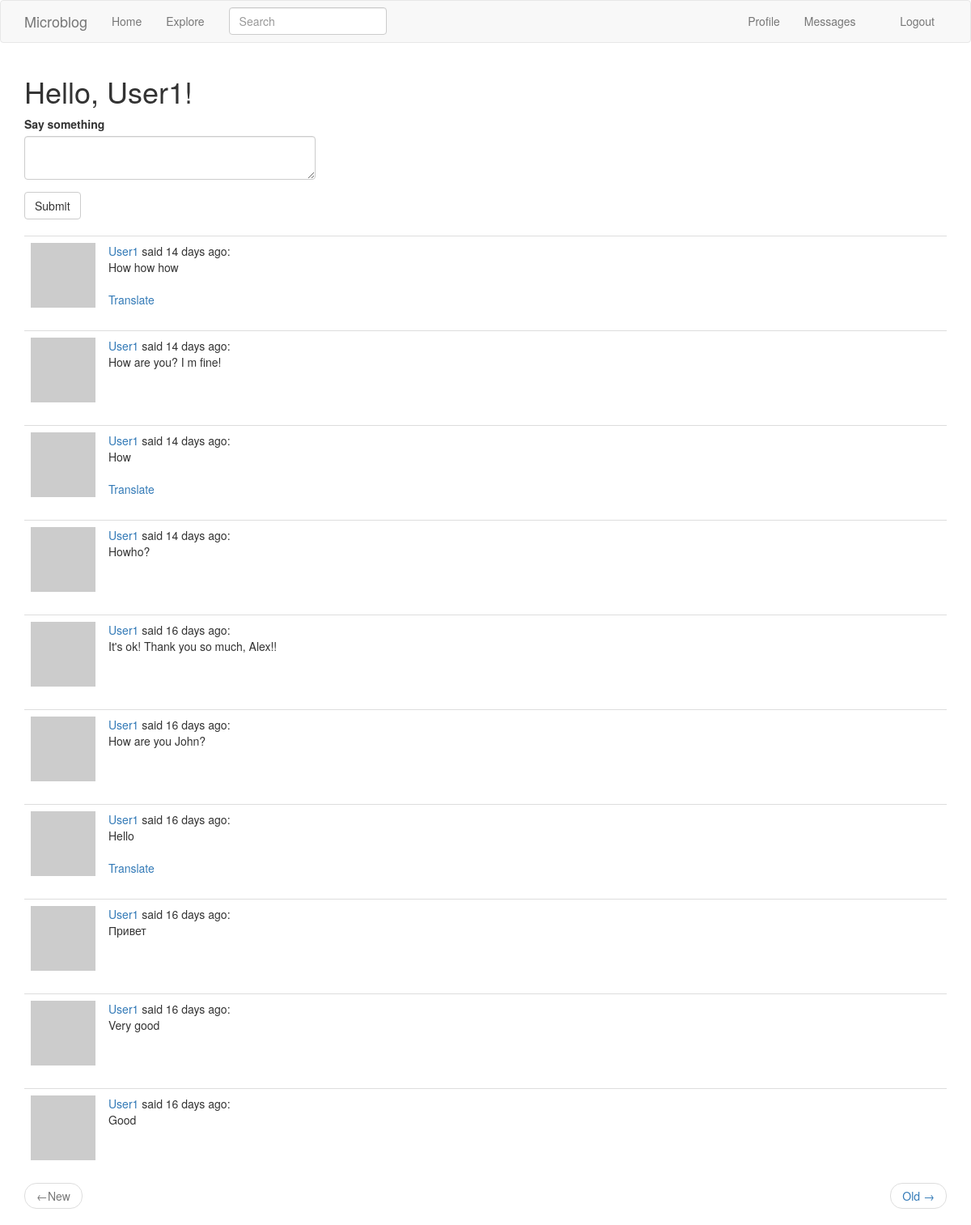
Page /index (signed in) on the committed database.
### app/models.py (models this page shows, shortened)
class User(UserMixin, db.Model):
    id                      = db.Column(db.Integer, primary_key=True)
    username                = db.Column(db.String(64), index=True, unique=True)
    email                   = db.Column(db.String(120), index=True, unique=True)
    password_hash           = db.Column(db.String(128))
    about_me                = db.Column(db.String(140))
    last_seen               = db.Column(db.DateTime, default=datetime.utcnow)
    last_message_read_time  = db.Column(db.DateTime)
    posts       = db.relationship('Post', backref='author', lazy='dynamic')
    followed    = db.relationship('User', secondary=followers,
                                primaryjoin=(followers.c.follower_id == id),
                                secondaryjoin=(followers.c.followed_id == id),
                                backref=db.backref('followers', lazy='dynamic'),
                                lazy='dynamic')
    messages_sent = db.relationship('Message',
                                    foreign_keys='Message.sender_id',
                                    backref='author',
                                    lazy='dynamic')
    messages_recieved = db.relationship('Message',
                                        foreign_keys='Message.recipient_id',
                                        backref='recipient',
                                        lazy='dynamic')
    notifications = db.relationship('Notification', backref='user', lazy='dynamic')
    def avatar(self, size):
        digest = md5(self.email.lower().encode('utf-8')).hexdigest()
        return 'https://www.gravatar.com/avatar/{}?d=identicon&s={}'.format(digest, size)
    def followed_posts(self):
        followed = Post.query.join(followers, (followers.c.followed_id == Post.user_id)).filter(followers.c.follower_id == self.id)
        own = Post.query.filter_by(user_id=self.id)
        return followed.union(own).order_by(Post.timestamp.desc())
    def new_messages(self):
        last_read_time = self.last_message_read_time or datetime(1900, 1, 1)
        return Message.query.filter_by(recipient=self).filter(Message.timestamp > last_read_time).count()

class SearchableMixin(object):
    @classmethod
    def before_commit(cls, session):
        session._changes = {
            'add': list(session.new),
            'update': list(session.dirty),
            'delete': list(session.deleted)
        }
    @classmethod
    def after_commit(cls, session):
        for obj in session._changes['add']:
            if isinstance(obj, SearchableMixin):
                add_to_index(obj.__tablename__, obj)
        for obj in session._changes['update']:
            if isinstance(obj, SearchableMixin):
                add_to_index(obj.__tablename__, obj)
        for obj in session._changes['delete']:
            if isinstance(obj, SearchableMixin):
                remove_from_index(obj.__tablename__, obj)
        session._changes = None

class Post(SearchableMixin, db.Model):
    __searchable__ = ['body']
    id          = db.Column(db.Integer, primary_key=True)
    body        = db.Column(db.String(140))
    timestamp   = db.Column(db.DateTime, index=True, default=datetime.utcnow)
    user_id     = db.Column(db.Integer, db.ForeignKey('user.id'))
    language    = db.Column(db.String(5))

### app/main/routes.py (the view, shortened to what this page needs)
@bp.route('/', methods=['get', 'post'])
@bp.route('/index', methods=['get', 'post'])
@login_required
def index():
    form = PostForm()
    page        = request.args.get('page', 1, type=int)
    posts       = current_user.followed_posts().paginate(page, current_app.config['POST_PER_PAGE'], False)
    next_url    = url_for('main.index', page=posts.next_num) if posts.has_next else None
    prev_url    = url_for('main.index', page=posts.prev_num) if posts.has_prev else None
    return render_template('index.html', title=_('Home'), form=form, posts=posts.items, next_url=next_url, prev_url=prev_url)

### app/main/forms.py
class SearchForm(FlaskForm):
    q = StringField(_l('Search'), validators=[DataRequired()])
    def __init__(self, *args, **kwargs):
        if 'formdata' not in kwargs:
            kwargs['formdata'] = request.args
        if 'csrf_enabled' not in kwargs:
            kwargs['csrf_enabled'] = False
        super(SearchForm, self).__init__(*args, **kwargs)

class PostForm(FlaskForm):
    post = TextAreaField(_l('Say something'), validators=[DataRequired(), Length(min=1, max=140)])
    submit = SubmitField(_l('Submit'))

### app/main/routes.py (called while the page is built)
@bp.before_app_request
def before_request():
    if current_user.is_authenticated:
        current_user.last_seen = datetime.utcnow()
        db.session.commit()
        g.search_form = SearchForm()
    g.locale = str(get_locale())

### app/models.py (called while the page is built)
@login.user_loader
def load_user(id):
    return User.query.get(int(id))

### app/templates/index.html
{% extends 'base.html' %}
{% import 'bootstrap/wtf.html' as wtf %}
{% block app_content %}
    <h1> Hello, {{ current_user.username }}!</h1>
    {% if form %}
        <div class="row">
            <div class="col-md-4">
                {{ wtf.quick_form(form) }}
            </div>
        </div>
    {% endif %}
    <br>
    {% for post in posts %}
        {% include '_post.html' %}
    {% endfor %}
    <nav aria-label="...">
        <ul class="pager">
            <li class="previous{% if not prev_url %} disabled{% endif %}">
                <a href="{{ prev_url or '#' }}">
                    <span aria-hidden="true">&larr;</span>New
                </a>
            </li>
            <li class="next{% if not next_url %} disabled{% endif %}">
                <a href="{{ next_url or '#' }}">
                    Old <span aria-hidden="true">&rarr;</span>
                </a>
            </li>
        </ul>
    </nav>
{% endblock %}

### app/templates/_post.html
<table class="table table-hover">
    <tr>
        <td width='50px'>
            <a href="{{ url_for('main.user', username=post.author.username) }}">
                <img src="{{ post.author.avatar(50) }}" />
            </a>
        </td>
        <td>
            <span class="user_popup">
                <a href="{{ url_for('main.user', username=post.author.username) }}">{{ post.author.username }}</a>
            </span>
            said {{ moment(post.timestamp).fromNow() }}:
            <br><span id="post{{ post.id }}">{{ post.body }}</span>
            {% if post.language and post.language != g.locale %}
                <br><br>
                <span id="translation{{ post.id }}">
                    <a href="javascript:translate(
                                                '#post{{ post.id }}',
                                                '#translation{{ post.id }}',
                                                '{{ post.language }}',
                                                '{{ g.locale }}');">{{ _('Translate') }}</a>
                </span>
            {% endif %}
        </td>
    </tr>
</table>

### rows in the picture
User: username "User1"
Post: author.username "User1", timestamp "14 days ago", body "How how how"
Post: author.username "User1", timestamp "14 days ago", body "How are you? I m fine!"
Post: author.username "User1", timestamp "14 days ago", body "How"
Post: author.username "User1", timestamp "14 days ago", body "Howho?"
Post: author.username "User1", timestamp "16 days ago", body "It's ok! Thank you so much, Alex!!"
Post: author.username "User1", timestamp "16 days ago", body "How are you John?"
Post: author.username "User1", timestamp "16 days ago", body "Hello"
Post: author.username "User1", timestamp "16 days ago", body "Привет"
Post: author.username "User1", timestamp "16 days ago", body "Very good"
Post: author.username "User1", timestamp "16 days ago", body "Good"
